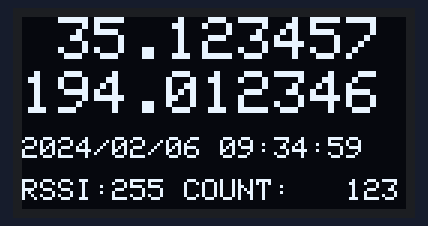
This sketch was run on a simulated ESP8266 (NodeMCU). Shown: 128×64 one-colour display.

Above: at 0.1 s.

The sketch:

ESP32_to_SSD1306_test.ino
```cpp
// Wemos D1 mini ESP32 SSD1306 display test
// 2024.02.06
// Jay Teramoto

#include <Wire.h>
#include <Adafruit_GFX.h> //https://github.com/adafruit/Adafruit-GFX-Library
#include <Adafruit_SSD1306.h> //https://github.com/adafruit/Adafruit_SSD1306

// OLED1306
#define SCREEN_WIDTH 128 // OLED display width, in pixels
#define SCREEN_HEIGHT 64 // OLED display height, in pixels
#define OLED_RESET     -1 // Reset pin # (or -1 if sharing Arduino reset pin)
#define SCREEN_ADDRESS 0x3C ///< See datasheet for Address; 0x3D for 128x64, 0x3C for 128x32

Adafruit_SSD1306 oled(SCREEN_WIDTH, SCREEN_HEIGHT, &Wire, OLED_RESET);

double    lat=35.123456789;
double    lng=194.0123456789;

uint16_t   year=2024;
uint8_t    month=2;
uint8_t    day=6;
uint8_t    hour=9;
uint8_t    minute=34;
uint8_t    second=59;

uint8_t    rssi=255;
uint16_t   count=123;

void setup()
{
  oled.begin(SSD1306_SWITCHCAPVCC, 0x3c);
  oled.clearDisplay();
}

void loop()
{
  char sz[32];

  oled.clearDisplay();
  oled.setTextSize(2);
  oled.setTextColor(WHITE);

  oled.setCursor(0,0);
  sprintf(sz, "%10.6f", lat);
  oled.print(sz);

  oled.setCursor(0,18);
  sprintf(sz, "%10.6f", lng);
  oled.print(sz);

  oled.setTextSize(1);
  oled.setCursor(0,40);
  sprintf(sz, "%04d/%02d/%02d %02d:%02d:%02d", year, month, day, hour, minute, second);
  oled.print(sz);

  oled.setCursor(0,54);
  sprintf(sz, "RSSI:%3d COUNT:%6d", rssi, count);
  oled.print(sz);

//  oled.print(F("ABCDEFGHIJABCDEFGHIJ"));
  oled.display();
  delay(10);
}
```
